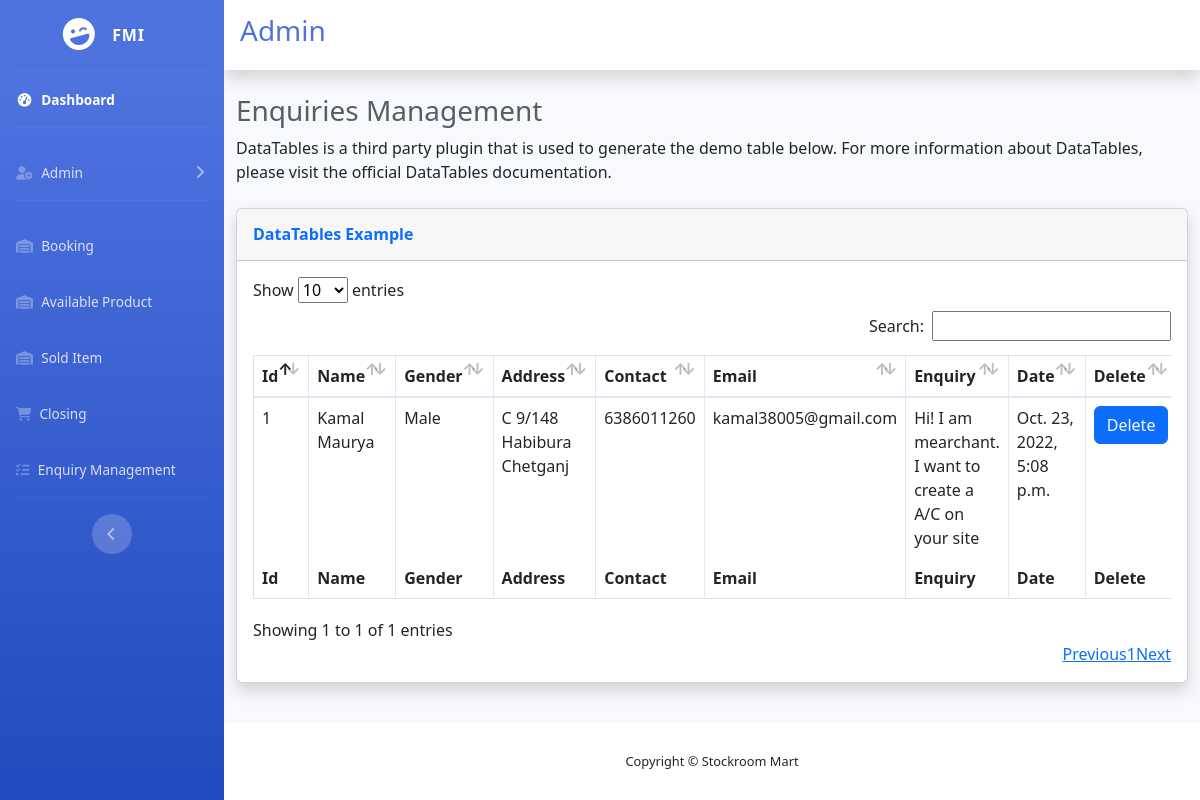
Before: /adminapp/enquiries/ (signed in) with the older database file.
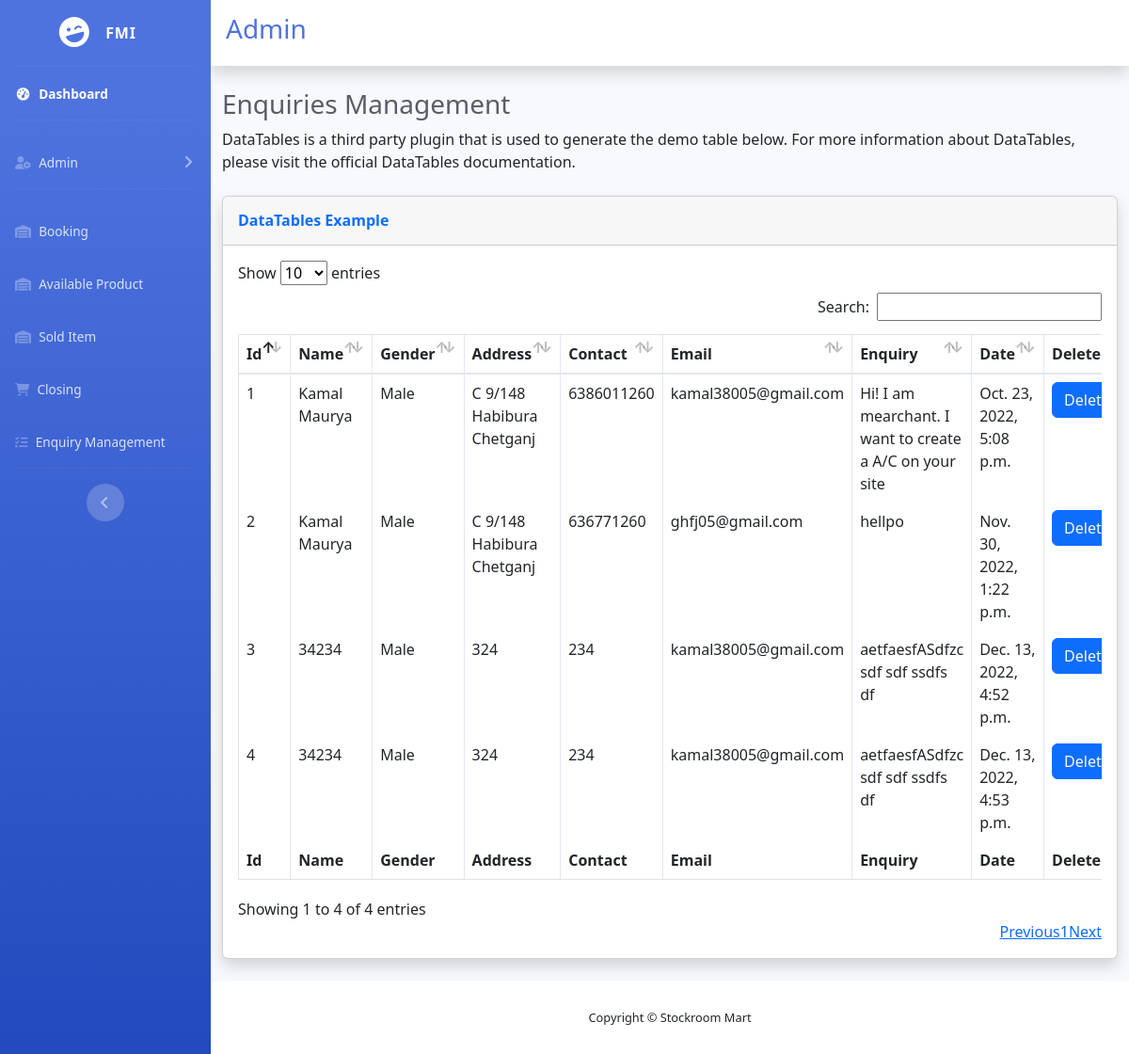
After: the same page with the newer database file.
### fmiapp/models.py (models this page shows, shortened)
class Enquiry(models.Model):
    name = models.CharField(max_length=50)
    gender = models.CharField(max_length=6)
    address = models.TextField()
    contactno = models.CharField(max_length=15)
    emailaddress = models.EmailField(max_length=50)
    enquirytext = models.TextField()
    enquirydate = models.DateTimeField(default=datetime.now, blank=True)

### adminapp/views.py (the view)
# urls.py: path('enquiries/', views.enquiries, name='enquiries'),
def enquiries(request):
    try:
        if request.session['admin']:
            enq = Enquiry.objects.all()
            return render(request, 'enquiries.html', {'enq': enq})
    except:
        return render(request, 'login.html')

### adminapp/templates/enquiries.html
{% extends 'adminbase.html' %}
{% block body%}
<div class="container-fluid">
    <h1 class="h3 mb-2 text-gray-800">Enquiries Management</h1>
    <p class="mb-4">DataTables is a third party plugin that is used to generate the demo table below.
        For more information about DataTables, please visit the <a target="_blank"
        >official DataTables documentation</a>.
    </p>
    <div class="card shadow mb-4">
        <div class="card-header py-3">
            <h6 class="m-0 font-weight-bold text-primary">DataTables Example</h6>
        </div>
        <div class="card-body">
            <div class="table-responsive">
                <table class="table table-bordered" id="dataTable" width="100%" cellspacing="0">
                    <thead>
                    <tr>
                        <th>Id</th>
                        <th>Name</th>
                        <th>Gender</th>
                        <th>Address</th>
                        <th>Contact</th>
                        <th>Email</th>
                        <th>Enquiry</th>
                        <th>Date</th>
                        <th>Delete</th>
                    </tr>
                    </thead>
                    <tfoot>
                    <tr>
                        <th>Id</th>
                        <th>Name</th>
                        <th>Gender</th>
                        <th>Address</th>
                        <th>Contact</th>
                        <th>Email</th>
                        <th>Enquiry</th>
                        <th>Date</th>
                        <th>Delete</th>
                    </tr>
                    </tfoot>
                    <tbody>
                    {% for e in enq %}
                    <tr>
                        <td class="">{{ e.id }}</td>
                        <td class="">{{ e.name }}</td>
                        <td class="">{{ e.gender }}</td>
                        <td class="">{{ e.address }}</td>
                        <td class="">{{ e.contactno }}</td>
                        <td class="">{{ e.emailaddress }}</td>
                        <td class="">{{ e.enquirytext }}</td>
                        <td class="">{{ e.enquirydate }}</td>
                        <td class=""><a href="{% url 'adminapp:deleteenq' id=e.id %}" class="btn btn-primary text-light">Delete</a></td>
                    </tr>
                    {% endfor %}
                    </tbody>
                </table>
            </div>
        </div>
    </div>
</div>
{% endblock body %}

Changed rows visible on the page:
added Enquiry: id "2", name "Kamal Maurya", gender "Male", address "C 9/148 Habibura Chetganj", contactno "636771260", emailaddress "ghfj05@gmail.com", enquirytext "hellpo", enquirydate "Nov. 30, 2022, 1:22 p.m."
added Enquiry: id "3", name "34234", gender "Male", address "324", contactno "234", emailaddress "kamal38005@gmail.com", enquirytext "aetfaesfASdfzc sdf sdf ssdfs df", enquirydate "Dec. 13, 2022, 4:52 p.m."
added Enquiry: id "4", name "34234", gender "Male", address "324", contactno "234", emailaddress "kamal38005@gmail.com", enquirytext "aetfaesfASdfzc sdf sdf ssdfs df", enquirydate "Dec. 13, 2022, 4:53 p.m."
Other visible differences:
text written by a page script: "Show entries Search: Showing 1 to 1 of 1 entries Previous 1 Next" → "Show entries Search: Showing 1 to 4 of 4 entries Previous 1 Next"
